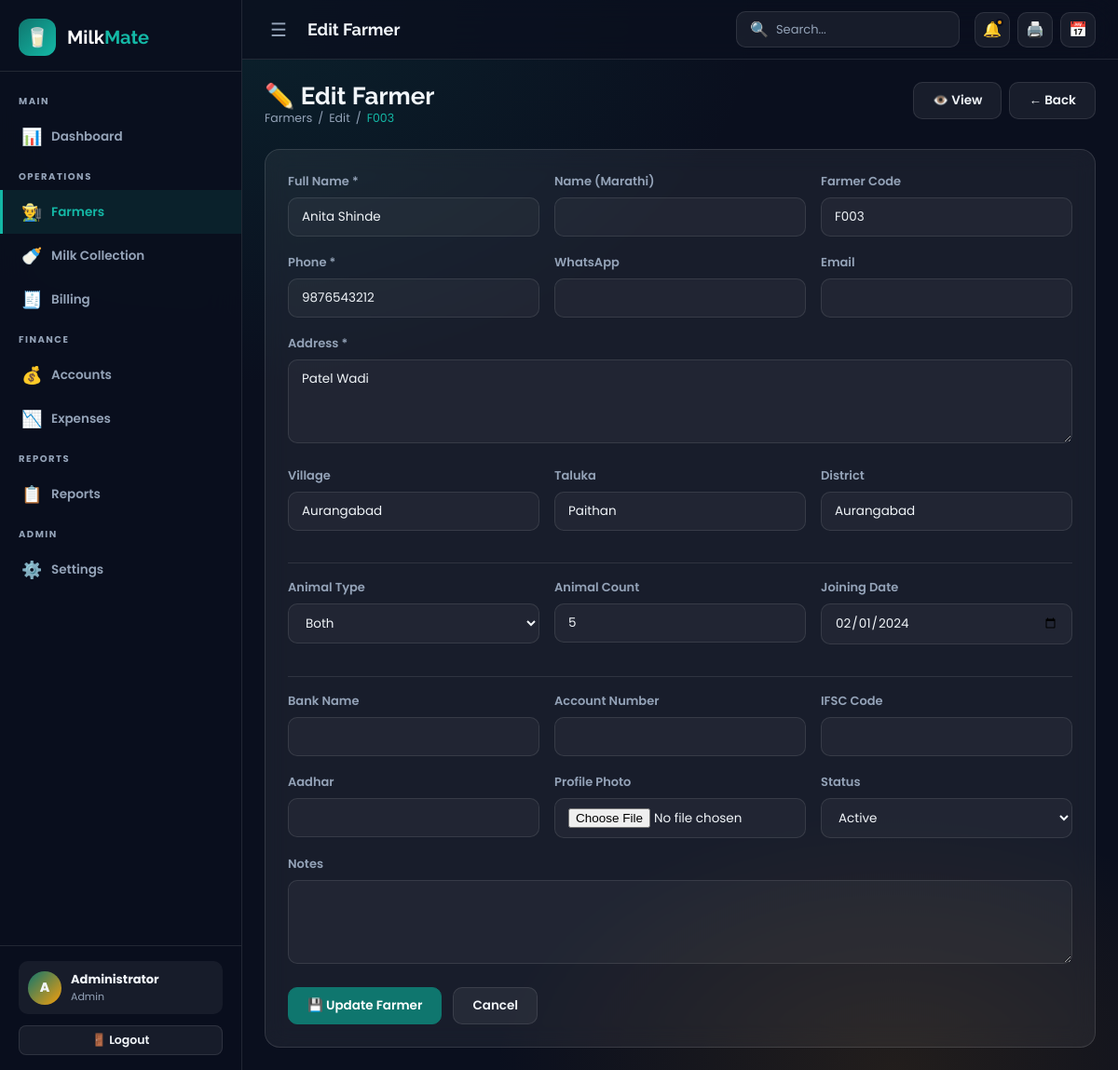
Page /modules/farmers/edit.php?id=3 (signed in) on the committed database.
### tables this page shows
CREATE TABLE IF NOT EXISTS `farmers` (
  `id` INT UNSIGNED AUTO_INCREMENT PRIMARY KEY,
  `farmer_code` VARCHAR(20) NOT NULL UNIQUE,
  `name` VARCHAR(100) NOT NULL,
  `name_marathi` VARCHAR(100) DEFAULT NULL,
  `phone` VARCHAR(15) NOT NULL,
  `whatsapp` VARCHAR(15) DEFAULT NULL,
  `email` VARCHAR(150) DEFAULT NULL,
  `address` TEXT NOT NULL,
  `village` VARCHAR(100) DEFAULT NULL,
  `taluka` VARCHAR(100) DEFAULT NULL,
  `district` VARCHAR(100) DEFAULT NULL,
  `bank_name` VARCHAR(100) DEFAULT NULL,
  `bank_account` VARCHAR(30) DEFAULT NULL,
  `ifsc_code` VARCHAR(20) DEFAULT NULL,
  `aadhar` VARCHAR(20) DEFAULT NULL,
  `photo` VARCHAR(255) DEFAULT NULL,
  `animal_type` ENUM('cow','buffalo','both') DEFAULT 'cow',
  `animal_count` INT DEFAULT 0,
  `joining_date` DATE NOT NULL,
  `is_active` TINYINT(1) DEFAULT 1,
  `notes` TEXT DEFAULT NULL,
  `created_by` INT UNSIGNED DEFAULT NULL,
  `created_at` TIMESTAMP DEFAULT CURRENT_TIMESTAMP,
  `updated_at` TIMESTAMP DEFAULT CURRENT_TIMESTAMP ON UPDATE CURRENT_TIMESTAMP,
  FOREIGN KEY (`created_by`) REFERENCES `users`(`id`) ON DELETE SET NULL
);

### modules/farmers/edit.php (the view, shortened to what this page needs)
<?php
$pdo = db();
$id = (int)($_GET['id']??0);
$f = $pdo->prepare("SELECT * FROM farmers WHERE id=? LIMIT 1");
$f->execute([$id]); $f=$f->fetch();
include dirname(dirname(__DIR__)).'/includes/header.php';
?>
<div class="page-header">
  <div><h1>✏️ Edit Farmer</h1><div class="breadcrumb"><span>Farmers</span>/<span>Edit</span>/<span><?=htmlspecialchars($f['farmer_code'])?></span></div></div>
  <div class="d-flex gap-2">
    <a href="view.php?id=<?=$id?>" class="btn btn-ghost">👁️ View</a>
    <a href="index.php" class="btn btn-ghost">← Back</a>
  </div>
</div>
<div class="card" style="max-width:900px;">
  <form id="edit-farmer-form" enctype="multipart/form-data">
    <div class="form-row">
      <div class="form-group"><label class="form-label">Full Name *</label><input type="text" name="name" class="form-control" required value="<?=htmlspecialchars($f['name'])?>"></div>
      <div class="form-group"><label class="form-label">Name (Marathi)</label><input type="text" name="name_marathi" class="form-control" value="<?=htmlspecialchars($f['name_marathi']??'')?>"></div>
      <div class="form-group"><label class="form-label">Farmer Code</label><input type="text" class="form-control" value="<?=htmlspecialchars($f['farmer_code'])?>" disabled></div>
    </div>
    <div class="form-row">
      <div class="form-group"><label class="form-label">Phone *</label><input type="tel" name="phone" class="form-control" required value="<?=htmlspecialchars($f['phone'])?>"></div>
      <div class="form-group"><label class="form-label">WhatsApp</label><input type="tel" name="whatsapp" class="form-control" value="<?=htmlspecialchars($f['whatsapp']??'')?>"></div>
      <div class="form-group"><label class="form-label">Email</label><input type="email" name="email" class="form-control" value="<?=htmlspecialchars($f['email']??'')?>"></div>
    </div>
    <div class="form-group"><label class="form-label">Address *</label><textarea name="address" class="form-control" required><?=htmlspecialchars($f['address'])?></textarea></div>
    <div class="form-row">
      <div class="form-group"><label class="form-label">Village</label><input type="text" name="village" class="form-control" value="<?=htmlspecialchars($f['village']??'')?>"></div>
      <div class="form-group"><label class="form-label">Taluka</label><input type="text" name="taluka" class="form-control" value="<?=htmlspecialchars($f['taluka']??'')?>"></div>
      <div class="form-group"><label class="form-label">District</label><input type="text" name="district" class="form-control" value="<?=htmlspecialchars($f['district']??'')?>"></div>
    </div>
    <div class="separator"></div>
    <div class="form-row">
      <div class="form-group"><label class="form-label">Animal Type</label>
        <select name="animal_type" class="form-control">
          <?php foreach(['cow','buffalo','both'] as $at): ?><option value="<?=$at?>" <?=$f['animal_type']===$at?'selected':''?>><?=ucfirst($at)?></option><?php endforeach; ?>
        </select>
      </div>
      <div class="form-group"><label class="form-label">Animal Count</label><input type="number" name="animal_count" class="form-control" value="<?=$f['animal_count']?>" min="0"></div>
      <div class="form-group"><label class="form-label">Joining Date</label><input type="date" name="joining_date" class="form-control" value="<?=$f['joining_date']?>"></div>
    </div>
    <div class="separator"></div>
    <div class="form-row">
      <div class="form-group"><label class="form-label">Bank Name</label><input type="text" name="bank_name" class="form-control" value="<?=htmlspecialchars($f['bank_name']??'')?>"></div>
      <div class="form-group"><label class="form-label">Account Number</label><input type="text" name="bank_account" class="form-control" value="<?=htmlspecialchars($f['bank_account']??'')?>"></div>
      <div class="form-group"><label class="form-label">IFSC Code</label><input type="text" name="ifsc_code" class="form-control" value="<?=htmlspecialchars($f['ifsc_code']??'')?>"></div>
    </div>
    <div class="form-row">
      <div class="form-group"><label class="form-label">Aadhar</label><input type="text" name="aadhar" class="form-control" value="<?=htmlspecialchars($f['aadhar']??'')?>"></div>
      <div class="form-group"><label class="form-label">Profile Photo</label><input type="file" name="photo" class="form-control" accept="image/*"></div>
      <div class="form-group"><label class="form-label">Status</label>
        <select name="is_active" class="form-control"><option value="1" <?=$f['is_active']?'selected':''?>>Active</option><option value="0" <?=!$f['is_active']?'selected':''?>>Inactive</option></select>
      </div>
    </div>
    <div class="form-group"><label class="form-label">Notes</label><textarea name="notes" class="form-control"><?=htmlspecialchars($f['notes']??'')?></textarea></div>
    <div class="d-flex gap-3"><button type="submit" class="btn btn-primary" id="submit-btn">💾 Update Farmer</button><a href="index.php" class="btn btn-ghost">Cancel</a></div>
  </form>
</div>
<?php include dirname(dirname(__DIR__)).'/includes/footer.php'; ?>

### assets/css/app.css (style rules this page uses)
:root { --primary: #0f766e; --primary-light: #14b8a6; --primary-dark: #0d5c56; --accent: #f59e0b; --accent-dark: #d97706; --danger: #ef4444; --success: #22c55e; --warning: #f59e0b; --info: #3b82f6; --bg-dark: #0a0f1e; --bg-card: rgba(255,255,255,0.05); --sidebar-w: 260px; --sidebar-collapsed: 70px; --navbar-h: 64px; --text-primary: #f1f5f9; --text-secondary: #94a3b8; --border: rgba(255,255,255,0.1); --glass: rgba(255,255,255,0.06); --glass-border: rgba(255,255,255,0.12); --shadow: 0 8px 32px rgba(0,0,0,0.4); --radius: 16px; --radius-sm: 10px; --transition: 0.25s ease; }
*, *::before, *::after { box-sizing: border-box; margin: 0; padding: 0; }
html { scroll-behavior: smooth; }
body { font-family: 'Poppins', sans-serif; font-weight: 400; background: var(--bg-dark); color: var(--text-primary); min-height: 100vh; overflow-x: hidden; background-image: radial-gradient(ellipse 80% 60% at 20% 0%, rgba(15,118,110,0.18) 0%, transparent 60%), radial-gradient(ellipse 60% 40% at 80% 100%, rgba(245,158,11,0.10) 0%, transparent 60%); }
h1,h2,h3,h4,h5,h6 { font-family: 'Raleway', sans-serif; font-weight: 700; }
a { text-decoration: none; color: inherit; }
.page-header { margin-bottom: 24px; display: flex; align-items: flex-start; justify-content: space-between; flex-wrap: wrap; gap: 12px; }
.page-header h1 { font-size: 26px; }
.breadcrumb { font-size: 12.5px; color: var(--text-secondary); display: flex; gap: 6px; align-items: center; }
.breadcrumb span:last-child { color: var(--primary-light); }
.card { background: var(--glass); border: 1px solid var(--glass-border); border-radius: var(--radius); backdrop-filter: blur(12px); padding: 24px; transition: transform var(--transition), box-shadow var(--transition), border-color var(--transition); }
.btn { display: inline-flex; align-items: center; gap: 8px; padding: 9px 20px; border-radius: var(--radius-sm); font-family: 'Poppins',sans-serif; font-size: 13.5px; font-weight: 500; border: 1px solid transparent; cursor: pointer; transition: all var(--transition); white-space: nowrap; }
.btn-primary { background: var(--primary); color: #fff; border-color: var(--primary); }
.btn-ghost { background: var(--glass); color: var(--text-primary); border-color: var(--border); }
.form-group { margin-bottom: 18px; }
.form-label { display: block; font-size: 13px; font-weight: 500; color: var(--text-secondary); margin-bottom: 7px; }
.form-control { width: 100%; background: rgba(255,255,255,0.04); border: 1px solid var(--border); border-radius: var(--radius-sm); color: var(--text-primary); padding: 10px 14px; font-family: 'Poppins',sans-serif; font-size: 13.5px; outline: none; transition: border-color var(--transition), box-shadow var(--transition); }
.form-control::placeholder { color: var(--text-secondary); opacity: 0.6; }
select.form-control option { background: #1e293b; color: var(--text-primary); }
textarea.form-control { resize: vertical; min-height: 90px; }
.form-row { display: grid; grid-template-columns: repeat(auto-fill, minmax(200px,1fr)); gap: 16px; }
.d-flex { display: flex; }
.gap-2 { gap: 8px; }
.gap-3 { gap: 12px; }
.separator { height: 1px; background: var(--border); margin: 16px 0; }

### rows in the picture
farmers: farmer_code "F003", name "Anita Shinde", phone "9876543212", address "Patel Wadi", village "Aurangabad", taluka "Paithan", district "Aurangabad", animal_type "Both", animal_count "5", joining_date "02/01/2024", is_active "Active"

### other values in the picture
substr($_SESSION['name'] ?? 'U', 0, 1) "A"
$_SESSION['name'] "Administrator"
$_SESSION['role'] "Admin"
$pageTitle "Edit Farmer"
